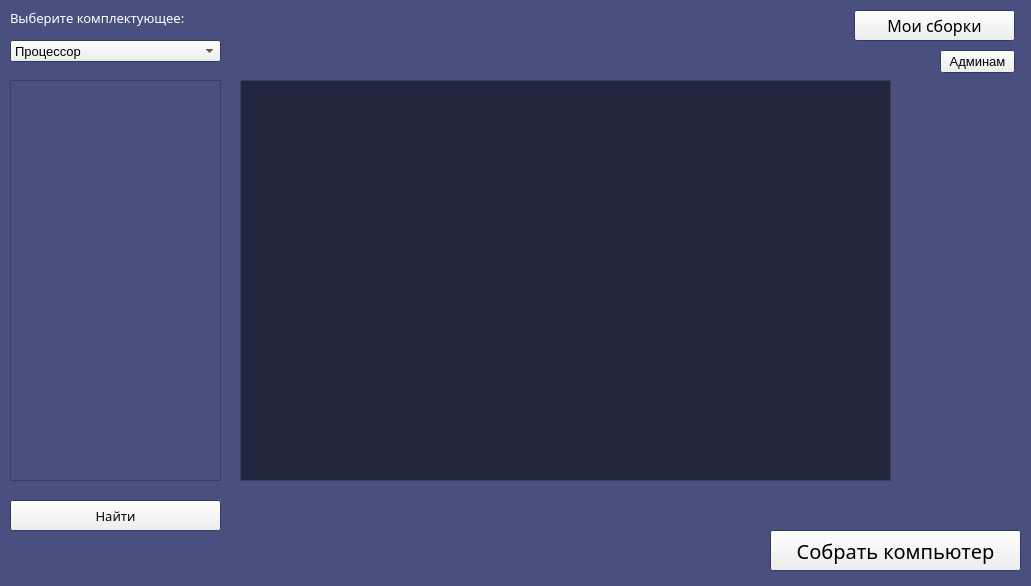
<?xml version="1.0" encoding="UTF-8"?>
<ui version="4.0">
 <class>Form</class>
 <widget class="QWidget" name="Form">
  <property name="geometry">
   <rect>
    <x>0</x>
    <y>0</y>
    <width>1031</width>
    <height>586</height>
   </rect>
  </property>
  <property name="palette">
   <palette>
    <active>
     <colorrole role="WindowText">
      <brush brushstyle="SolidPattern">
       <color alpha="255">
        <red>255</red>
        <green>255</green>
        <blue>255</blue>
       </color>
      </brush>
     </colorrole>
     <colorrole role="Base">
      <brush brushstyle="SolidPattern">
       <color alpha="255">
        <red>255</red>
        <green>255</green>
        <blue>255</blue>
       </color>
      </brush>
     </colorrole>
     <colorrole role="Window">
      <brush brushstyle="SolidPattern">
       <color alpha="255">
        <red>73</red>
        <green>80</green>
        <blue>127</blue>
       </color>
      </brush>
     </colorrole>
    </active>
    <inactive>
     <colorrole role="WindowText">
      <brush brushstyle="SolidPattern">
       <color alpha="255">
        <red>255</red>
        <green>255</green>
        <blue>255</blue>
       </color>
      </brush>
     </colorrole>
     <colorrole role="Base">
      <brush brushstyle="SolidPattern">
       <color alpha="255">
        <red>255</red>
        <green>255</green>
        <blue>255</blue>
       </color>
      </brush>
     </colorrole>
     <colorrole role="Window">
      <brush brushstyle="SolidPattern">
       <color alpha="255">
        <red>73</red>
        <green>80</green>
        <blue>127</blue>
       </color>
      </brush>
     </colorrole>
    </inactive>
    <disabled>
     <colorrole role="WindowText">
      <brush brushstyle="SolidPattern">
       <color alpha="255">
        <red>120</red>
        <green>120</green>
        <blue>120</blue>
       </color>
      </brush>
     </colorrole>
     <colorrole role="Base">
      <brush brushstyle="SolidPattern">
       <color alpha="255">
        <red>73</red>
        <green>80</green>
        <blue>127</blue>
       </color>
      </brush>
     </colorrole>
     <colorrole role="Window">
      <brush brushstyle="SolidPattern">
       <color alpha="255">
        <red>73</red>
        <green>80</green>
        <blue>127</blue>
       </color>
      </brush>
     </colorrole>
    </disabled>
   </palette>
  </property>
  <property name="font">
   <font>
    <family>MS Shell Dlg 2</family>
    <pointsize>10</pointsize>
    <weight>50</weight>
    <italic>false</italic>
    <bold>false</bold>
    <underline>false</underline>
   </font>
  </property>
  <property name="windowTitle">
   <string>Собрать компьютер</string>
  </property>
  <widget class="QPushButton" name="buildsButton">
   <property name="geometry">
    <rect>
     <x>854</x>
     <y>10</y>
     <width>161</width>
     <height>31</height>
    </rect>
   </property>
   <property name="font">
    <font>
     <family>Montserrat Medium</family>
     <pointsize>12</pointsize>
    </font>
   </property>
   <property name="text">
    <string>Мои сборки</string>
   </property>
  </widget>
  <widget class="QPushButton" name="createComputerButton">
   <property name="geometry">
    <rect>
     <x>770</x>
     <y>530</y>
     <width>251</width>
     <height>41</height>
    </rect>
   </property>
   <property name="font">
    <font>
     <family>Montserrat Medium</family>
     <pointsize>15</pointsize>
    </font>
   </property>
   <property name="text">
    <string>Собрать компьютер</string>
   </property>
  </widget>
  <widget class="QComboBox" name="chooseAccessories">
   <property name="geometry">
    <rect>
     <x>10</x>
     <y>40</y>
     <width>211</width>
     <height>22</height>
    </rect>
   </property>
   <property name="styleSheet">
    <string notr="true">font-color: #49507f</string>
   </property>
   <item>
    <property name="text">
     <string>Процессор</string>
    </property>
   </item>
   <item>
    <property name="text">
     <string>Видеокарта</string>
    </property>
   </item>
   <item>
    <property name="text">
     <string>Кулер для ЦП</string>
    </property>
   </item>
   <item>
    <property name="text">
     <string>Материнская плата</string>
    </property>
   </item>
   <item>
    <property name="text">
     <string>Оперативная память</string>
    </property>
   </item>
   <item>
    <property name="text">
     <string>Устройство памяти</string>
    </property>
   </item>
   <item>
    <property name="text">
     <string>Блок питания</string>
    </property>
   </item>
   <item>
    <property name="text">
     <string>Корпус</string>
    </property>
   </item>
  </widget>
  <widget class="QLabel" name="label">
   <property name="geometry">
    <rect>
     <x>10</x>
     <y>10</y>
     <width>201</width>
     <height>16</height>
    </rect>
   </property>
   <property name="font">
    <font>
     <family>Montserrat Medium</family>
     <pointsize>10</pointsize>
    </font>
   </property>
   <property name="text">
    <string>Выберите комплектующее:</string>
   </property>
  </widget>
  <widget class="QPushButton" name="searchButton">
   <property name="geometry">
    <rect>
     <x>10</x>
     <y>500</y>
     <width>211</width>
     <height>31</height>
    </rect>
   </property>
   <property name="font">
    <font>
     <family>Montserrat Medium</family>
    </font>
   </property>
   <property name="text">
    <string>Найти</string>
   </property>
  </widget>
  <widget class="QPushButton" name="adminButton">
   <property name="geometry">
    <rect>
     <x>940</x>
     <y>50</y>
     <width>75</width>
     <height>23</height>
    </rect>
   </property>
   <property name="text">
    <string>Админам</string>
   </property>
  </widget>
  <widget class="QScrollArea" name="scrollArea">
   <property name="geometry">
    <rect>
     <x>10</x>
     <y>80</y>
     <width>211</width>
     <height>401</height>
    </rect>
   </property>
   <property name="widgetResizable">
    <bool>true</bool>
   </property>
   <widget class="QWidget" name="scrollAreaWidgetContents">
    <property name="geometry">
     <rect>
      <x>0</x>
      <y>0</y>
      <width>209</width>
      <height>399</height>
     </rect>
    </property>
   </widget>
  </widget>
  <widget class="QScrollArea" name="displayItems">
   <property name="geometry">
    <rect>
     <x>240</x>
     <y>80</y>
     <width>651</width>
     <height>401</height>
    </rect>
   </property>
   <property name="widgetResizable">
    <bool>true</bool>
   </property>
   <widget class="QWidget" name="scrollAreaWidgetContents_2">
    <property name="geometry">
     <rect>
      <x>0</x>
      <y>0</y>
      <width>649</width>
      <height>399</height>
     </rect>
    </property>
    <property name="palette">
     <palette>
      <active>
       <colorrole role="Button">
        <brush brushstyle="SolidPattern">
         <color alpha="255">
          <red>34</red>
          <green>38</green>
          <blue>61</blue>
         </color>
        </brush>
       </colorrole>
       <colorrole role="Base">
        <brush brushstyle="SolidPattern">
         <color alpha="255">
          <red>34</red>
          <green>38</green>
          <blue>61</blue>
         </color>
        </brush>
       </colorrole>
       <colorrole role="Window">
        <brush brushstyle="SolidPattern">
         <color alpha="255">
          <red>34</red>
          <green>38</green>
          <blue>61</blue>
         </color>
        </brush>
       </colorrole>
      </active>
      <inactive>
       <colorrole role="Button">
        <brush brushstyle="SolidPattern">
         <color alpha="255">
          <red>34</red>
          <green>38</green>
          <blue>61</blue>
         </color>
        </brush>
       </colorrole>
       <colorrole role="Base">
        <brush brushstyle="SolidPattern">
         <color alpha="255">
          <red>34</red>
          <green>38</green>
          <blue>61</blue>
         </color>
        </brush>
       </colorrole>
       <colorrole role="Window">
        <brush brushstyle="SolidPattern">
         <color alpha="255">
          <red>34</red>
          <green>38</green>
          <blue>61</blue>
         </color>
        </brush>
       </colorrole>
      </inactive>
      <disabled>
       <colorrole role="Button">
        <brush brushstyle="SolidPattern">
         <color alpha="255">
          <red>34</red>
          <green>38</green>
          <blue>61</blue>
         </color>
        </brush>
       </colorrole>
       <colorrole role="Base">
        <brush brushstyle="SolidPattern">
         <color alpha="255">
          <red>34</red>
          <green>38</green>
          <blue>61</blue>
         </color>
        </brush>
       </colorrole>
       <colorrole role="Window">
        <brush brushstyle="SolidPattern">
         <color alpha="255">
          <red>34</red>
          <green>38</green>
          <blue>61</blue>
         </color>
        </brush>
       </colorrole>
      </disabled>
     </palette>
    </property>
    <property name="styleSheet">
     <string notr="true"/>
    </property>
   </widget>
  </widget>
  <widget class="QLabel" name="statusLabel">
   <property name="geometry">
    <rect>
     <x>240</x>
     <y>520</y>
     <width>521</width>
     <height>41</height>
    </rect>
   </property>
   <property name="font">
    <font>
     <family>Montserrat SemiBold</family>
     <pointsize>11</pointsize>
     <weight>75</weight>
     <bold>true</bold>
    </font>
   </property>
   <property name="text">
    <string/>
   </property>
  </widget>
 </widget>
 <resources/>
 <connections/>
</ui>
